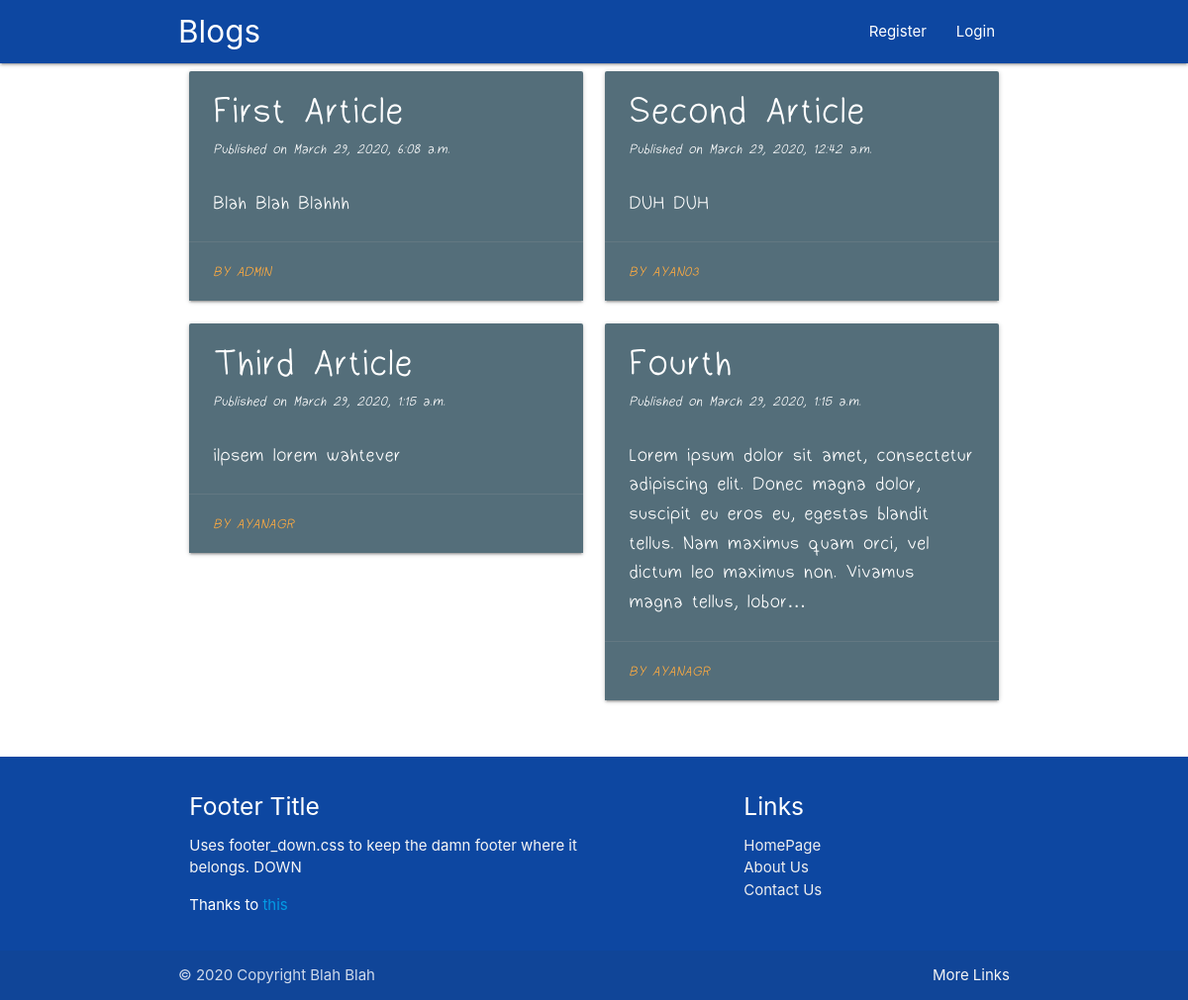
/, run on an earlier commit of the app's database.
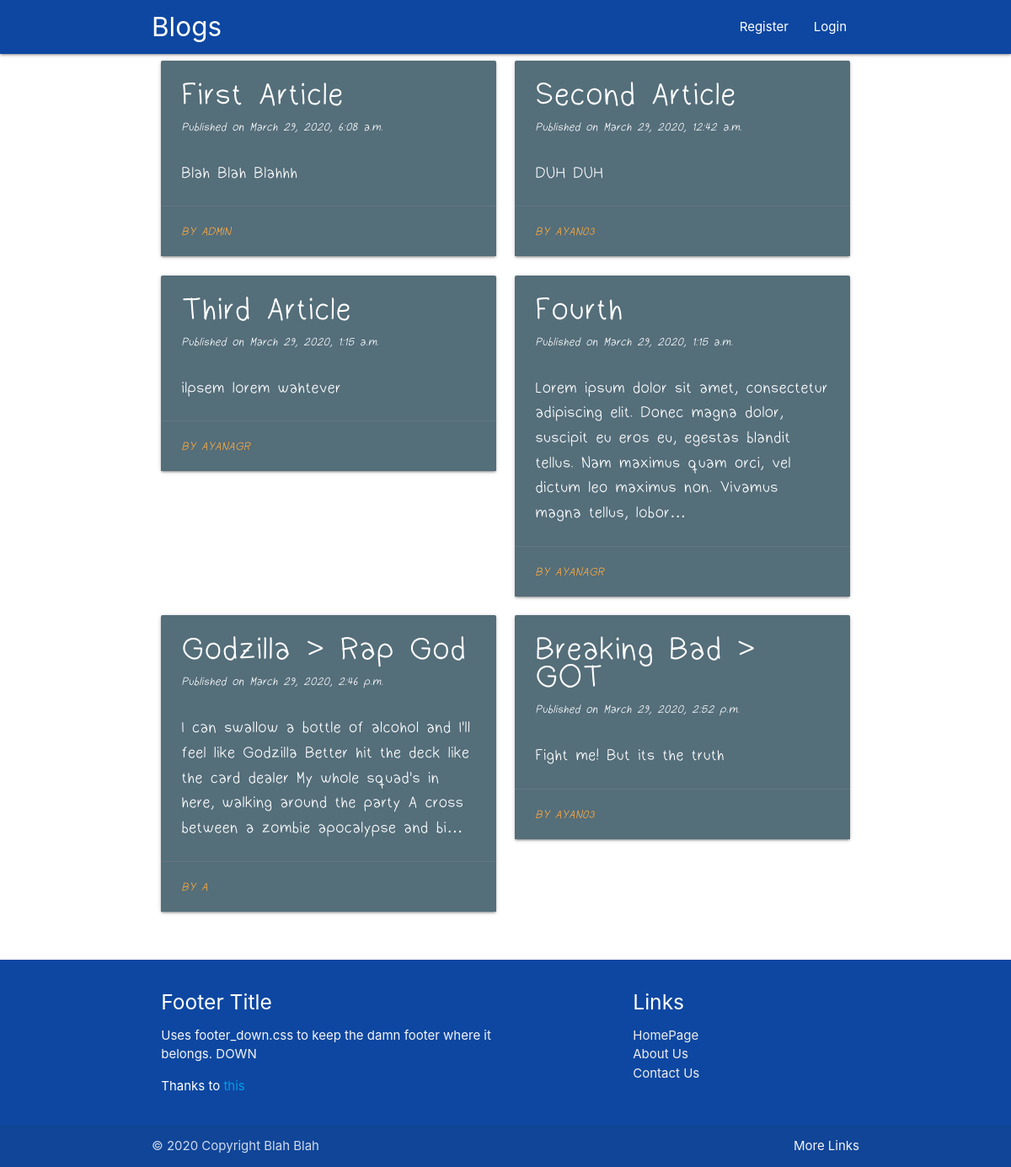
And on a later commit of the database.
### blog/models.py (models this page shows, shortened)
class Article(models.Model):
    article_title = models.CharField(max_length=200)
    article_content = models.TextField()
    pub_date = models.DateTimeField('date published', default=datetime.now)
    article_author = models.ForeignKey(User, default=None, on_delete=models.CASCADE)

### blog/views.py (the view)
# urls.py: path('', views.home_page, name='home'),
def home_page(request):
    context = {
    }
    return render(request, 'blog/home.html',
                  context={"art": Article.objects.all})

### blog/templates/blog/home.html
{% extends "blog/base.html" %}
{% load static %}
{% block content %}
    <div class="row">
            {% for article in art %}
                    {% include "blog/article_card.html" %}
            {% endfor %}
    </div>
{% endblock content %}

### blog/templates/blog/article_card.html (shortened to what this page needs)
<a href="{% url 'blog:article' article.id %}">
    <object>
    <div class="FontMarket">
        <div class="col m6">
            <div class="card blue-grey darken-1 hoverable">
                <div class="card-content white-text">
                    <span class="card-title " style="font-size: 200%"><strong
                            style="font-size: 110%">{{ article.article_title }}</strong></span>
                    <i style="font-size:80%">Published on {{ article.pub_date }}</i>
                    <br>
                    <br>
                    <p style="font-size: 110%">{{ article.article_content|safe|truncatechars:200 }}</p>
                </div>
                <div class="card-action">
                    <i style="font-size:80%"><a href="">By {{ article.article_author }}</a></i>
                </div>
            </div>
        </div>
    </div>
    </object>
</a>

What changed in the data, as far as the page shows it:
added Article: article_title "Godzilla > Rap God", pub_date "March 29, 2020, 2:46 p.m.", article_content "I can swallow a bottle of alcohol and I'll feel like Godzilla Better hit the deck like the card dealer My whole squad's in here, walking around the party A cross between a zombie apocalypse and bi…", article_author "A"
added Article: article_title "Breaking Bad > GOT", pub_date "March 29, 2020, 2:52 p.m.", article_content "Fight me! But its the truth", article_author "AYAN03"
